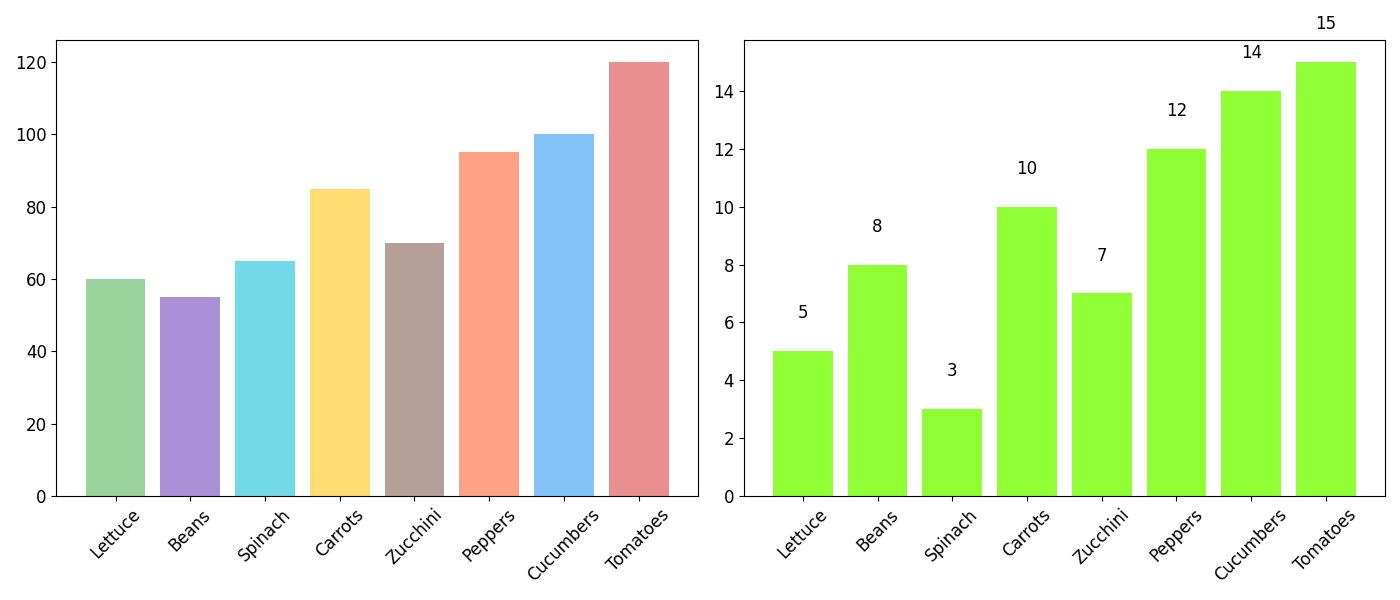

Write the Python code that produced this figure.
import matplotlib.pyplot as plt
import numpy as np

vegetables = ['Lettuce', 'Beans', 'Spinach', 'Carrots', 'Zucchini', 'Peppers', 'Cucumbers', 'Tomatoes']
gardeners = [60, 55, 65, 85, 70, 95, 100, 120]
growth = [5, 8, 3, 10, 7, 12, 14, 15]
colors = ['#81C784', '#9575CD', '#4DD0E1', '#FFD54F', '#A1887F', '#FF8A65', '#64B5F6', '#E57373']

fig, ax = plt.subplots(1, 2, figsize=(14, 6))

ax[0].bar(vegetables, gardeners, color=colors, alpha=0.8)
ax[0].tick_params(axis='x', rotation=45, labelsize=12)
ax[0].tick_params(axis='y', labelsize=12)

growth_colors = ['#76FF03' if g > 0 else '#F44336' for g in growth]
ax[1].bar(vegetables, growth, color=growth_colors, alpha=0.8)
ax[1].tick_params(axis='x', rotation=45, labelsize=12)
ax[1].tick_params(axis='y', labelsize=12)

for i, v in enumerate(growth):
    ax[1].text(i, v + (1 if v > 0 else -1), f"{v}", ha='center', va='bottom' if v > 0 else 'top', fontsize=12, color='black')

plt.tight_layout()
plt.show()
